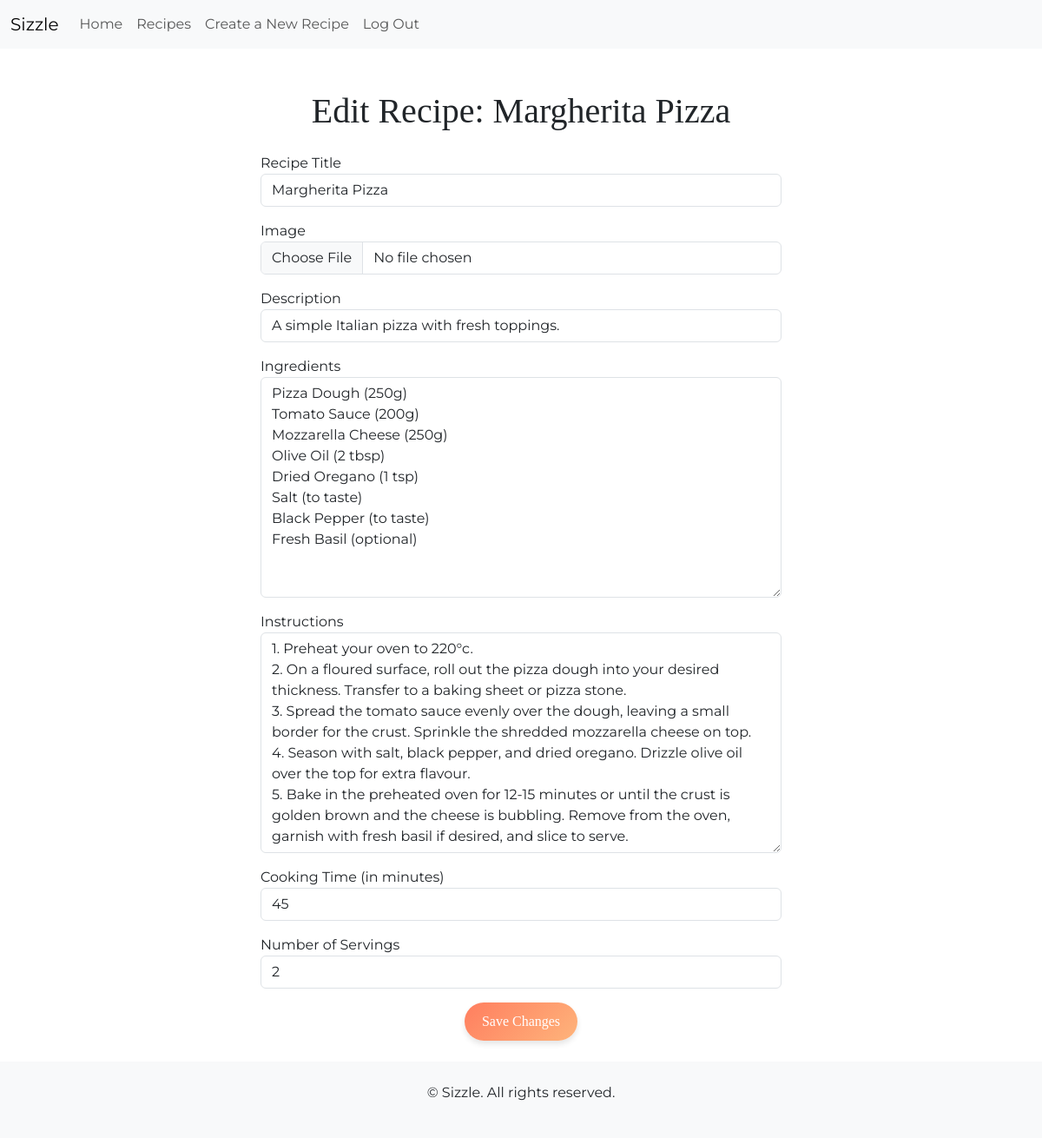
Screenshot of /recipes/edit/margherita-pizza-f4fb2b/ (signed in) with the database file from the repository.
### recipes/models.py (models this page shows, shortened)
class Recipe(models.Model):
    title = models.CharField(max_length=40)
    slug = models.SlugField(max_length=35, unique=True)
    author = models.ForeignKey(User, on_delete=models.CASCADE, related_name="user_recipes")
    featured_image = CloudinaryField('image')
    description = models.TextField(max_length=45)
    ingredients = models.TextField(null=True, blank=True)
    instructions = models.TextField()
    cooking_time = models.IntegerField()
    servings = models.IntegerField()
    created_on = models.DateTimeField(auto_now_add=True)
    average_rating = models.FloatField(default=0)
    class Meta:
        ordering = ['-created_on']

### recipes/views.py (the view)
# urls.py: path('recipes/edit/<slug:slug>/', edit_recipe, name='edit_recipe'),
@login_required
def edit_recipe(request, slug):
    recipe = get_object_or_404(Recipe, slug=slug)
    if request.method == 'POST':
        form = RecipeForm(request.POST, request.FILES, instance=recipe)
        if form.is_valid():
            form.save()
            messages.success(request, 'Recipe updated successfully!')
            return redirect('recipe_detail', slug=recipe.slug)
        else:
            messages.error(request, 'Please correct the errors below.')
    else:
        form = RecipeForm(instance=recipe)
    return render(request, 'recipes/edit_recipe.html', {'form': form, 'recipe': recipe, 'title': 'Edit Recipe'})

### templates/recipes/edit_recipe.html (shortened to what this page needs)
{% extends 'base.html' %}
{% load widget_tweaks %}
{% block content %}
<div class="container mt-5">
    <h1 class="text-center">Edit Recipe: {{ recipe.title }}</h1>
    <form method="POST" enctype="multipart/form-data" class="mt-4" style="max-width: 600px; margin: auto;">
        <div class="form-group mb-3">
            <label for="{{ form.title.id_for_label }}">Recipe Title</label>
            {{ form.title|add_class:"form-control" }}
        </div>
        <div class="form-group mb-3">
            <label for="{{ form.featured_image.id_for_label }}">Image</label>
            {{ form.featured_image|add_class:"form-control-file" }}
        </div>
        <div class="form-group mb-3">
            <label for="{{ form.description.id_for_label }}">Description</label>
            {{ form.description|add_class:"form-control" }}
        </div>
        <div class="form-group mb-3">
            <label for="{{ form.ingredients.id_for_label }}">Ingredients</label>
            {{ form.ingredients|add_class:"form-control" }}
        </div>
        <div class="form-group mb-3">
            <label for="{{ form.instructions.id_for_label }}">Instructions</label>
            {{ form.instructions|add_class:"form-control" }}
        </div>
        <div class="form-group mb-3">
            <label for="{{ form.cooking_time.id_for_label }}">Cooking Time (in minutes)</label>
            {{ form.cooking_time|add_class:"form-control" }}
        </div>
        <div class="form-group mb-3">
            <label for="{{ form.servings.id_for_label }}">Number of Servings</label>
            {{ form.servings|add_class:"form-control" }}
        </div>
        <div class="text-center mb-4">
            <button type="submit" class="btn btn-custom">Save Changes</button>
        </div>
    </form>
</div>
{% endblock %}

### assets/css/style.css (style rules this page uses)
h1, h2, h3, h4, h5, .btn { font-family: 'Playfair Display', serif; }
body, p { font-family: 'Montserrat', sans-serif; }
.btn-custom { background: linear-gradient(135deg, #ff7e5f, #feb47b); border: none; color: white; padding: 10px 20px; font-size: 1rem; border-radius: 50px; box-shadow: 0 4px 6px rgba(0, 0, 0, 0.1); transition: all 0.3s ease-in-out; }

### rows the page displays
Recipe: title "Margherita Pizza", description "A simple Italian pizza with fresh toppings.", ingredients "Pizza Dough (250g) Tomato Sauce (200g) Mozzarella Cheese (250g) Olive Oil (2 tbsp) Dried Oregano (1 tsp) Salt (to taste) Black Pepper (to taste) Fresh Basil (optional)", instructions "1. Preheat your oven to 220°c. 2. On a floured surface, roll out the pizza dough into your desired thickness. Transfer to a baking sheet or pizza stone. 3. Spread the tomato sauce evenly over the dough, leaving a small border for the crust. Sprinkle the shredded mozzarella cheese on top. 4. Season with salt, black pepper, and dried oregano. Drizzle olive oil over the top for extra flavour. 5. Bake in the preheated oven for 12-15 minutes or until the crust is golden brown and the cheese is bubbling. Remove from the oven, garnish with fresh basil if desired, and slice to serve.", cooking_time "45", servings "2"
